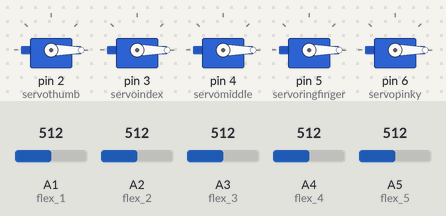
Simulated run of this sketch. Board: Arduino Uno, built with avr-gcc and run on an emulated ATmega328P. Shown: 5 × servo. The test bench sets the inputs (shaded band); at power-on: A1 (flex_1) = 512, A2 (flex_2) = 512, A3 (flex_3) = 512, A4 (flex_4) = 512, A5 (flex_5) = 512.

Above: at 1.2 s.
1.3 s: A1 (flex_1) set to 30
At 1.7 s:
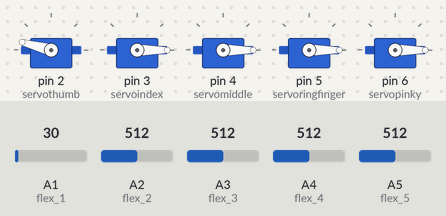
2.8 s: A2 (flex_2) set to 30
At 4.0 s:
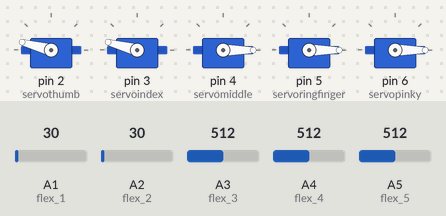
4.3 s: A3 (flex_3) set to 30
At 5.2 s:
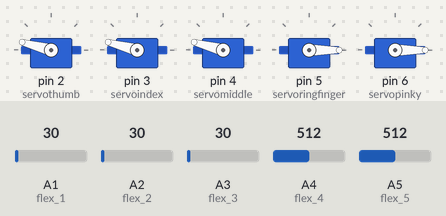
5.8 s: A4 (flex_4) set to 30
At 6.3 s:
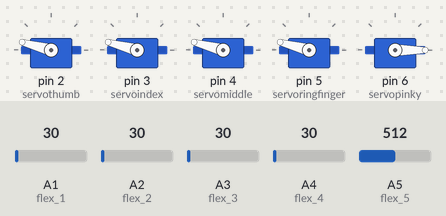
7.3 s: A5 (flex_5) set to 30
At 8.5 s:
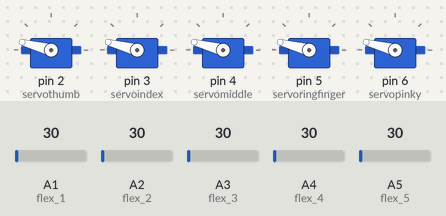
8.8 s: A1 (flex_1) set to 306
At 9.8 s:
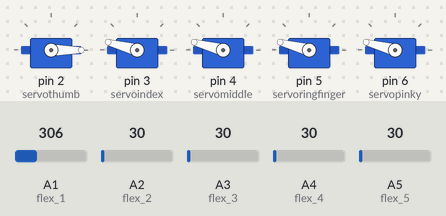
Timing chart, 0 to 11.3 s (numbered marks = the images above; inputs shaded):
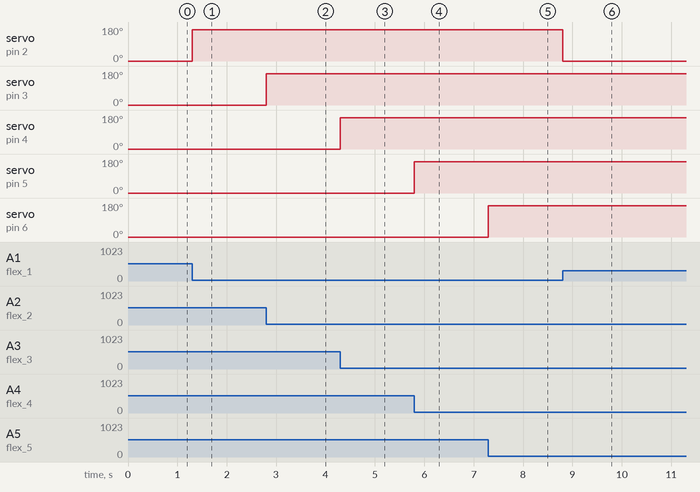

The sketch:

hand_forearm_servo.ino
```cpp
//flex 센서로 서보모터, LED 제어하기
#include <Servo.h>

//객체 및 핀 번호 변수 선언
Servo servothumb;
Servo servoindex;
Servo servomiddle;
Servo servoringfinger;
Servo servopinky;

//define the flex sensor input pins
int flex_1 = A1;
int flex_2 = A2;
int flex_3 = A3;
int flex_4 = A4;
int flex_5 = A5;

//define variables for flex sensor values
int flex_1_val;
int flex_2_val;
int flex_3_val;
int flex_4_val;
int flex_5_val;

void setup() {
  Serial.begin(9600);

  //서보모터 핀 및 초기 각도 설정
  servothumb.attach(2);
  servoindex.attach(3);
  servomiddle.attach(4);
  servoringfinger.attach(5);
  servopinky.attach(6);

  servothumb.write(0);
  servoindex.write(0);
  servomiddle.write(0);
  servoringfinger.write(0);
  servopinky.write(0);
}

void loop() {
  //flex센서 값 읽어오기
  flex_1_val = analogRead(flex_1);
  flex_1_val = map(flex_1_val, 85, 35, 0, 150);
  servothumb.write(flex_1_val);

  flex_2_val = analogRead(flex_2);
  flex_2_val = map(flex_2_val, 85, 35, 0, 150);
  servoindex.write(flex_2_val);

  flex_3_val = analogRead(flex_3);
  flex_3_val = map(flex_3_val, 85, 35, 0, 150);
  servomiddle.write(flex_3_val);

  flex_4_val = analogRead(flex_4);
  flex_4_val = map(flex_4_val, 85, 35, 0, 150);
  servoringfinger.write(flex_4_val);

  flex_5_val = analogRead(flex_5);
  flex_5_val = map(flex_5_val, 85, 35, 0, 150);
  servopinky.write(flex_5_val);


  //map(value, fromLow, fromHigh, toLow, toHigh)
  //
  //매개변수
  //value: 변환할 수
  //
  //fromLow: 현재 범위 값의 하한
  //
  //fromHigh: 현재 범위 값의 상한
  //
  //toLow: 목표 범위 값의 하한
  //
  //toHigh: 목표 범위 값의 상한

}
```

Measured:
- after the input at 1.3 s, servo on pin 2 (servothumb): 0° → 165° at once
- after the input at 2.8 s, servo on pin 3 (servoindex): 0° → 165° at once
- after the input at 4.3 s, servo on pin 4 (servomiddle): 0° → 165° at once
- after the input at 5.8 s, servo on pin 5 (servoringfinger): 0° → 165° at once
- after the input at 7.3 s, servo on pin 6 (servopinky): 0° → 165° at once
- after the input at 8.8 s, servo on pin 2 (servothumb): 165° → 0° at once
